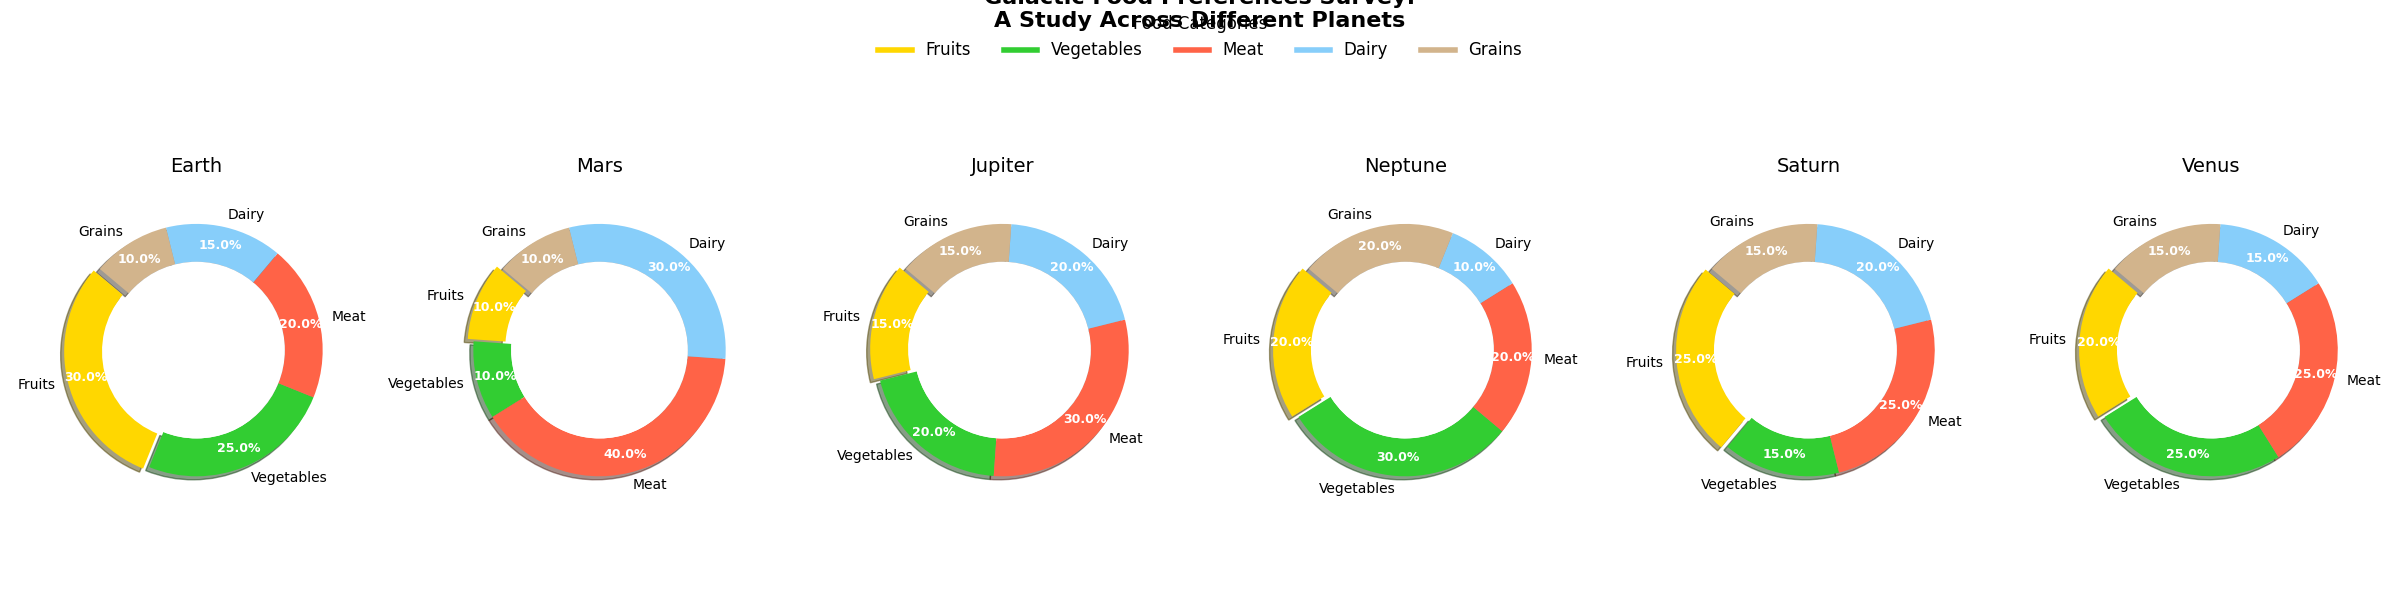

Reproduce this figure in Python.
import matplotlib.pyplot as plt
import numpy as np

planets = ['Earth', 'Mars', 'Jupiter', 'Neptune', 'Saturn', 'Venus']
food_categories = ['Fruits', 'Vegetables', 'Meat', 'Dairy', 'Grains']
preferences = [
    [30, 25, 20, 15, 10],  # Earth
    [10, 10, 40, 30, 10],  # Mars
    [15, 20, 30, 20, 15],  # Jupiter
    [20, 30, 20, 10, 20],  # Neptune
    [25, 15, 25, 20, 15],  # Saturn
    [20, 25, 25, 15, 15],  # Venus
]
colors = ['#FFD700', '#32CD32', '#FF6347', '#87CEFA', '#D2B48C']

# Create subplots for each planet
fig, axes = plt.subplots(1, 6, figsize=(24, 6), subplot_kw=dict(aspect="equal"))
fig.suptitle('Galactic Food Preferences Survey:\nA Study Across Different Planets', fontsize=16, fontweight='bold', y=1.02)

for i, ax in enumerate(axes.flat):
    wedges, texts, autotexts = ax.pie(
        preferences[i], labels=food_categories, autopct='%1.1f%%',
        startangle=140, colors=colors, pctdistance=0.85,
        wedgeprops=dict(width=0.3), explode=[0.05 if j == 0 else 0 for j in range(len(food_categories))],
        shadow=True
    )

    centre_circle = plt.Circle((0, 0), 0.70, fc='white')
    ax.add_artist(centre_circle)

    for text in texts:
        text.set_fontsize(10)
        text.set_color('black')

    for autotext in autotexts:
        autotext.set_color('white')
        autotext.set_fontsize(9)
        autotext.set_weight('bold')

    ax.set_title(planets[i], fontsize=14, pad=15)

handles = [plt.Line2D([0], [0], color=colors[k], lw=4) for k in range(len(food_categories))]
fig.legend(handles, food_categories, loc='upper center', ncol=5, frameon=False, fontsize=12, title='Food Categories', title_fontsize=12)

plt.tight_layout(rect=[0, 0, 1, 0.93])
plt.show()
